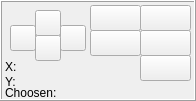
   <widget class="QFrame" name="frame">
    <property name="geometry">
     <rect>
      <x>1005</x>
      <y>530</y>
      <width>196</width>
      <height>101</height>
     </rect>
    </property>
    <property name="frameShape">
     <enum>QFrame::Box</enum>
    </property>
    <property name="frameShadow">
     <enum>QFrame::Raised</enum>
    </property>
    <widget class="QPushButton" name="pushButton_47">
     <property name="geometry">
      <rect>
       <x>140</x>
       <y>5</y>
       <width>51</width>
       <height>26</height>
      </rect>
     </property>
     <property name="text">
      <string/>
     </property>
     <property name="icon">
      <iconset>
       <normaloff>elements/icons/textnote.png</normaloff>elements/icons/textnote.png</iconset>
     </property>
     <property name="iconSize">
      <size>
       <width>18</width>
       <height>18</height>
      </size>
     </property>
    </widget>
    <widget class="QPushButton" name="pushButton_45">
     <property name="geometry">
      <rect>
       <x>140</x>
       <y>30</y>
       <width>51</width>
       <height>26</height>
      </rect>
     </property>
     <property name="text">
      <string/>
     </property>
     <property name="icon">
      <iconset>
       <normaloff>elements/icons/gallery.png</normaloff>elements/icons/gallery.png</iconset>
     </property>
     <property name="iconSize">
      <size>
       <width>18</width>
       <height>18</height>
      </size>
     </property>
    </widget>
    <widget class="QPushButton" name="pushButton_43">
     <property name="geometry">
      <rect>
       <x>140</x>
       <y>55</y>
       <width>51</width>
       <height>26</height>
      </rect>
     </property>
     <property name="text">
      <string/>
     </property>
     <property name="icon">
      <iconset>
       <normaloff>elements/icons/translator.png</normaloff>elements/icons/translator.png</iconset>
     </property>
     <property name="iconSize">
      <size>
       <width>18</width>
       <height>18</height>
      </size>
     </property>
    </widget>
    <widget class="QPushButton" name="pushButton_44">
     <property name="geometry">
      <rect>
       <x>90</x>
       <y>5</y>
       <width>51</width>
       <height>26</height>
      </rect>
     </property>
     <property name="text">
      <string/>
     </property>
     <property name="icon">
      <iconset>
       <normaloff>elements/icons/music_icon.png</normaloff>elements/icons/music_icon.png</iconset>
     </property>
     <property name="iconSize">
      <size>
       <width>18</width>
       <height>18</height>
      </size>
     </property>
    </widget>
    <widget class="QPushButton" name="pushButton_46">
     <property name="geometry">
      <rect>
       <x>90</x>
       <y>30</y>
       <width>51</width>
       <height>26</height>
      </rect>
     </property>
     <property name="text">
      <string/>
     </property>
     <property name="icon">
      <iconset>
       <normaloff>elements/icons/calculator.png</normaloff>elements/icons/calculator.png</iconset>
     </property>
     <property name="iconSize">
      <size>
       <width>18</width>
       <height>18</height>
      </size>
     </property>
    </widget>
    <widget class="QLabel" name="label_6">
     <property name="geometry">
      <rect>
       <x>5</x>
       <y>85</y>
       <width>161</width>
       <height>16</height>
      </rect>
     </property>
     <property name="text">
      <string>Choosen:</string>
     </property>
    </widget>
    <widget class="QPushButton" name="pushButton_29">
     <property name="geometry">
      <rect>
       <x>10</x>
       <y>25</y>
       <width>26</width>
       <height>26</height>
      </rect>
     </property>
     <property name="text">
      <string/>
     </property>
     <property name="icon">
      <iconset>
       <normaloff>elements/icons/arrow_left.png</normaloff>elements/icons/arrow_left.png</iconset>
     </property>
    </widget>
    <widget class="QPushButton" name="pushButton_50">
     <property name="geometry">
      <rect>
       <x>35</x>
       <y>10</y>
       <width>26</width>
       <height>26</height>
      </rect>
     </property>
     <property name="text">
      <string/>
     </property>
     <property name="icon">
      <iconset>
       <normaloff>elements/icons/arrow_up.png</normaloff>elements/icons/arrow_up.png</iconset>
     </property>
    </widget>
    <widget class="QPushButton" name="pushButton_51">
     <property name="geometry">
      <rect>
       <x>60</x>
       <y>25</y>
       <width>26</width>
       <height>26</height>
      </rect>
     </property>
     <property name="text">
      <string/>
     </property>
     <property name="icon">
      <iconset>
       <normaloff>elements/icons/arrow_right.png</normaloff>elements/icons/arrow_right.png</iconset>
     </property>
    </widget>
    <widget class="QPushButton" name="pushButton_42">
     <property name="geometry">
      <rect>
       <x>35</x>
       <y>35</y>
       <width>26</width>
       <height>26</height>
      </rect>
     </property>
     <property name="text">
      <string/>
     </property>
     <property name="icon">
      <iconset>
       <normaloff>elements/icons/arrow_down.png</normaloff>elements/icons/arrow_down.png</iconset>
     </property>
    </widget>
    <widget class="QLabel" name="label_2">
     <property name="geometry">
      <rect>
       <x>5</x>
       <y>60</y>
       <width>47</width>
       <height>13</height>
      </rect>
     </property>
     <property name="text">
      <string>X:</string>
     </property>
    </widget>
    <widget class="QLabel" name="label_3">
     <property name="geometry">
      <rect>
       <x>5</x>
       <y>75</y>
       <width>47</width>
       <height>13</height>
      </rect>
     </property>
     <property name="text">
      <string>Y:</string>
     </property>
    </widget>
   </widget>
